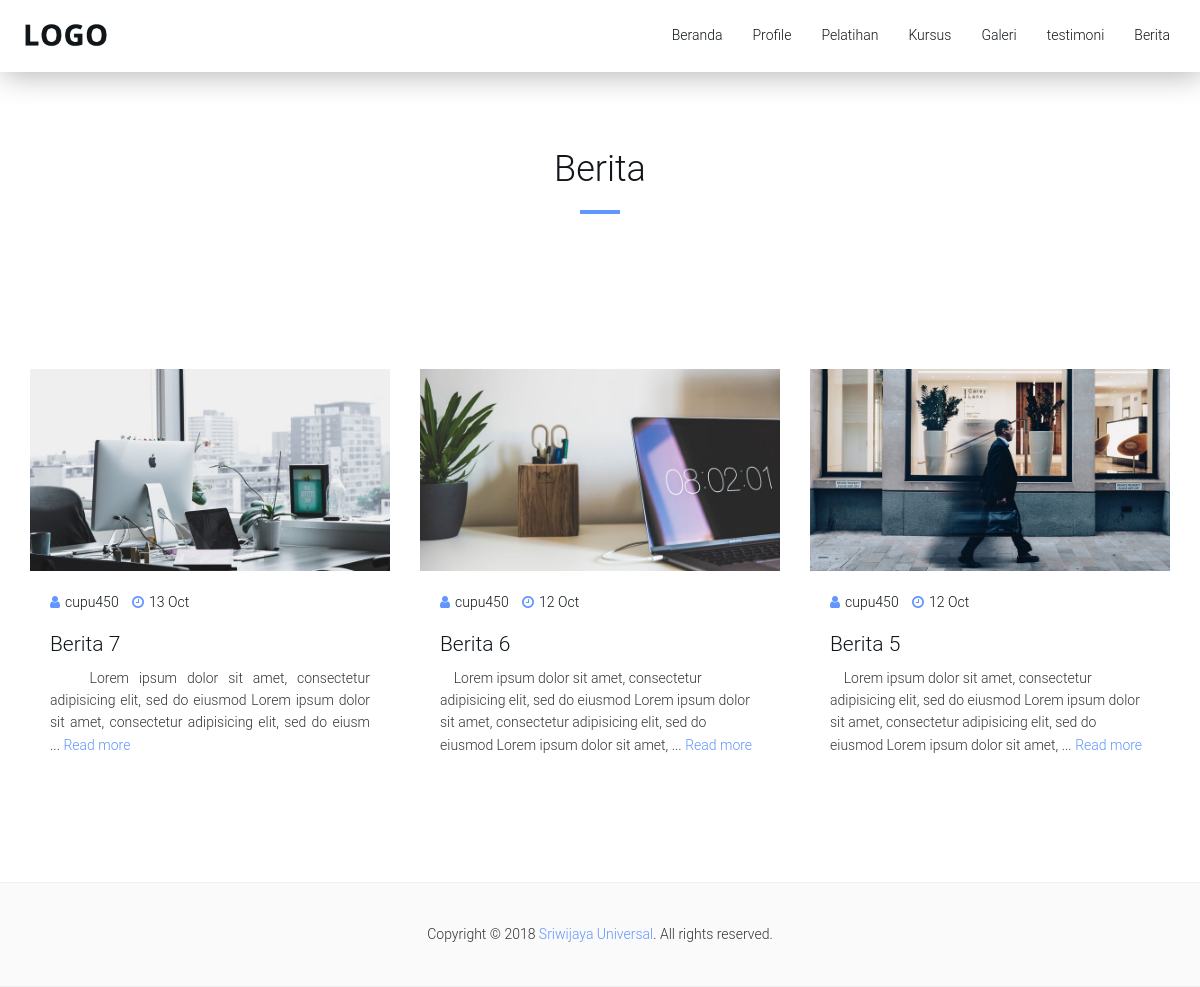
The page /index.php/user/berita on the database its author committed.
### tables this page shows
CREATE TABLE `berita` (
  `id_berita` int(3) NOT NULL,
  `judul_berita` varchar(50) NOT NULL,
  `konten_berita` text NOT NULL,
  `gambar` varchar(50) NOT NULL,
  `tgl_upload` date NOT NULL,
  `id_admin` int(2) NOT NULL
);

### application/libraries/templateUser.php (called while the page is built)
<?php
class TemplateUser {
    function __construct(){
        $this->CI = & get_instance();
    }
    function displayUser($template, $data=null){
    	$data['_content'] = $this->CI->load->view($template, $data, true);
    	$data['_header'] = $this->CI->load->view('template/user/header', $data, true);
    	$data['_footer'] = $this->CI->load->view('template/user/footer', $data, true);
    	$this->CI->load->view('/templateUser.php', $data);
    }
}
?>

### application/controllers/User.php (called while the page is built, shortened)
<?php
class User extends CI_Controller {
	public function berita()
	{
        $config['base_url'] = site_url('user/berita/');
        $config['total_rows'] = $this->db->count_all('berita');
        $config['per_page'] = 6;
        $config["uri_segment"] = 3;
        $choice = $config["total_rows"] / $config["per_page"];
        $config["num_links"] = floor($choice);
      	$config['first_link']       = 'First';
        $config['last_link']        = 'Last';
        $config['next_link']        = 'Next';
        $config['prev_link']        = 'Prev';
        $config['full_tag_open']    = '<div class="pagging text-center"><nav><ul class="pagination justify-content-center">';
        $config['full_tag_close']   = '</ul></nav></div>';
        $config['num_tag_open']     = '<li class="page-item"><span class="page-link">';
        $config['num_tag_close']    = '</span></li>';
        $config['cur_tag_open']     = '<li class="page-item active"><span class="page-link">';
        $config['cur_tag_close']    = '<span class="sr-only">(current)</span></span></li>';
        $config['next_tag_open']    = '<li class="page-item"><span class="page-link">';
        $config['next_tagl_close']  = '<span aria-hidden="true">&raquo;</span></span></li>';
        $config['prev_tag_open']    = '<li class="page-item"><span class="page-link">';
        $config['prev_tagl_close']  = '</span>Next</li>';
        $config['first_tag_open']   = '<li class="page-item"><span class="page-link">';
        $config['first_tagl_close'] = '</span></li>';
        $config['last_tag_open']    = '<li class="page-item"><span class="page-link">';
        $config['last_tagl_close']  = '</span></li>';
        $this->pagination->initialize($config);
        $data['page'] = ($this->uri->segment(3)) ? $this->uri->segment(3) : 0;
        $data['berita'] = $this->M_user->getBerita($config["per_page"], $data['page']);
        $data['pagination'] = $this->pagination->create_links();
		$data['judul'] = "Company Profile | Berita";
		foreach ($data['berita']->result() as $value) {
			$data_berita = $this->M_user->dataBerita($value->id_admin);
			$data['a'][] = $data_berita;
		}
		$this->templateuser->displayuser('user/berita',$data);
	}
}

### index.php (called while the page is built, shortened)
<?php
require_once BASEPATH.'core/CodeIgniter.php';

### application/models/M_user.php (called while the page is built, shortened)
<?php
class M_user extends CI_Model {
	public function getBerita($limit, $start)
	{
		$query = $this->db->order_by('id_berita','DESC')->get('berita', $limit, $start);
        return $query;
	}
	public function dataBerita($id)
	{
		$query = $this->db->where('id_user', $id)
						  ->get('admin');
		return $query->result();
	}
}

### application/views/user/berita.php (the view, shortened to what this page needs)
<div class="col-xs-12 col-sm-12 col-md-12 col-lg-12">
	<div class="section-header text-center sm-padding" style="padding-top: 150px;">
		<h2 class="title">Berita</h2>
	</div>
</div>
<?php foreach($berita->result() as $baris => $fill): ?>
<div class="col-xs-12 col-sm-6 col-md-4 col-lg-4">
	<div class="blog">
		<div class="blog-img">
			<img class="img-responsive" src="<?= base_url().'asset/admin/images/berita/'.$fill->gambar ?>">
		</div>
		<div class="blog-content">
			<ul class="blog-meta">
				<?php foreach($a[$baris] as $fill2): ?>
				<li><i class="fa fa-user"></i><?= $fill2->username ?></li>
				<?php endforeach; ?>
				<li><i class="fa fa-clock-o"></i><?= date('d M', strtotime($fill->tgl_upload)) ?></li>
			</ul>
			<h3 style="margin-bottom: 10px;"><?= $fill->judul_berita ?></h3>
			<?php
				$kalimat = $fill->konten_berita;
				$result=substr($kalimat, 0, 190);
				echo "$result ...";
			?>
			<a href="<?= base_url().'user/detailBerita/'.$fill->id_berita ?>">Read more</a>
		</div>
	</div>
</div>
<?php endforeach; ?>
<div class="row">
    <div class="col-xs-12 col-sm-12 col-md-12 col-lg-12">
    </div>
</div>

### application/views/template/user/header.php (shortened to what this page needs)
<div class="navbar-header">
  <div class="navbar-brand">
    <a href="">
      <img class="logo" src="<?= base_url().'asset/img/mylogo3.png' ?>" alt="logo">
    </a>
  </div>
</div>
<ul class="main-nav nav navbar-nav navbar-right">
  <li><a href="<?= base_url(); ?>">Beranda</a></li>
  <li><a href="<?= base_url().'user/profile/' ?>">Profile</a></li>
  <li><a href="<?= base_url().'user/pelatihan/' ?>">Pelatihan</a></li>
  <li><a href="<?= base_url().'user/kursus/' ?>">Kursus</a></li>
  <li><a href="<?= base_url().'user/galeri/' ?>">Galeri</a></li>
  <li><a href="<?= base_url().'user/testimoni/' ?>">testimoni</a></li>
  <li><a href="<?= base_url().'user/berita/' ?>">Berita</a></li>
</ul>

### application/views/template/user/footer.php
<footer id="footer" class="bg-grey">
	<div class="container">
		<div class="row">
			<div class="col-md-12">
				<div class="footer-copyright">
					<p>Copyright © 2018 <a href="">Sriwijaya Universal</a>. All rights reserved.</p>
				</div>
			</div>
		</div>
	</div>
</footer>

### application/views/templateUser.php (shortened to what this page needs)
<!DOCTYPE html>
<html lang="en">
<head>
	<link type="text/css" rel="stylesheet" href="<?= base_url().'asset/css/bootstrap.min.css' ?>" />
	<link type="text/css" rel="stylesheet" href="<?= base_url().'asset/css/magnific-popup.css' ?>" />
	<link rel="stylesheet" href="<?= base_url().'asset/css/font-awesome.min.css' ?>">
	<link type="text/css" rel="stylesheet" href="<?= base_url().'asset/css/style.css' ?>" />
</head>
<body>
	<header>
	  <nav id="nav" class="navbar fixed-nav">
	    <div class="container">
	      <?php echo $_header; ?>
	    </div>
	  </nav>
	</header>
	<div class="container" style="margin-bottom: 60px;">
		<div class="row">
			<?php echo $_content; ?>
		</div>
	</div>
	<?php echo $_footer; ?>
</body>
</html>

### asset/css/style.css (style rules this page uses)
body { font-family: 'Roboto Light', sans-serif; font-size: 14px; line-height: 1.6; overflow-x: hidden; }
h1, h2, h3, h4, h5, h6 { font-family: 'Roboto Light', sans-serif; margin-top: 0px; margin-bottom: 20px; color: #10161A; }
h2 { font-size: 36px; }
h3 { font-size: 21px; }
a { color: #6195FF; text-decoration: none; -webkit-transition: 0.2s opacity; transition: 0.2s opacity; }
ul, ol { margin: 0; padding: 0; list-style: none }
.sm-padding { padding-top: 60px; padding-bottom: 60px; }
.bg-grey { background-color: #FAFAFA; border-top: 1px solid #EEE; border-bottom: 1px solid #EEE; }
.section-header { position: relative; margin-bottom: 60px; }
.section-header .title { text-transform: capitalize; }
.title:after { content:""; display:block; height:4px; width:40px; background-color: #6195FF; margin-top: 20px; }
.text-center .title:after { margin: 20px auto 0px; }
.navbar-brand { padding: 0; }
.navbar-brand .logo, .navbar-brand .logo-alt { max-height: 50px; display: block; }
#nav { padding: 10px 0px; background: #FFF; -webkit-transition: 0.2s padding; transition: all 0.5s; z-index: 999; }
#nav.navbar { border: none; border-radius: 0; margin-bottom: 0px; }
#nav.fixed-nav { position: fixed; left: 0; right: 0; background-color: #FFF !important; box-shadow: 3px 3px 30px rgba(0,0,0,0.3); }
@media only screen and (min-width: 768px) { .main-nav li { padding: 0px 15px; } }
@media only screen and (min-width: 768px) { .main-nav li a { font-size: 14px; -webkit-transition: 0.2s color; transition: 0.2s color; } }
@media only screen and (min-width: 768px) { .main-nav>li>a { color: #10161A; padding: 15px 0px; } }
@media only screen and (min-width: 768px) { .main-nav>li>a:after { content: ""; display: block; background-color: #6195FF; height: 2px; width: 0%; -webkit-transition: all 0.3s ease-in-out 0s; transition: all 0.3s ease-in-out 0s; } }
header { position: relative; }
.blog { background-color: #FFF; margin: 15px 0px; transition: box-shadow 0.5s; }
.blog .blog-content { padding: 20px 20px 40px; }
.blog .blog-meta { margin-bottom: 20px; }
.blog .blog-meta li { display: inline-block; font-size: 14px; color: #10161A; margin-right: 10px; }
.blog .blog-meta li i { color: #6195FF; margin-right: 5px; }
#footer { position: relative; padding-top: 40px; padding-bottom: 40px; }
.footer-copyright p { text-align: center; font-size: 14px; margin: 0; }

### rows shown on the page
berita: gambar (picture), tgl_upload "13 Oct", judul_berita "Berita 7", konten_berita "Lorem ipsum dolor sit amet, consectetur adipisicing elit, sed do eiusmod Lorem ipsum dolor sit amet, consectetur adipisicing elit, sed do eiusm"
berita: gambar (picture), tgl_upload "12 Oct", judul_berita "Berita 6", konten_berita "Lorem ipsum dolor sit amet, consectetur adipisicing elit, sed do eiusmod Lorem ipsum dolor sit amet, consectetur adipisicing elit, sed do eiusmod Lorem ipsum dolor sit amet,"
berita: gambar (picture), tgl_upload "12 Oct", judul_berita "Berita 5", konten_berita "Lorem ipsum dolor sit amet, consectetur adipisicing elit, sed do eiusmod Lorem ipsum dolor sit amet, consectetur adipisicing elit, sed do eiusmod Lorem ipsum dolor sit amet,"

### other values the page prints
$fill2->username "cupu450"
